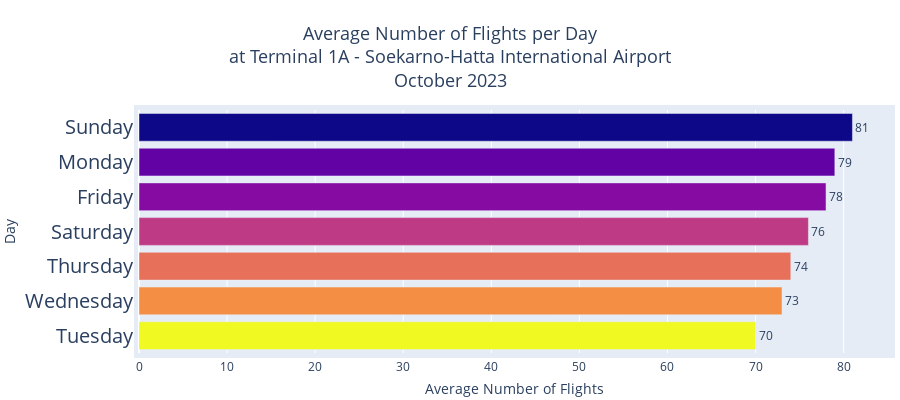

Notebook cell for this chart:
### Code cell
charts.barchart_avg_data_per_day(
    df=df_avg_flight_per_day,
    column_name='Average Number of Flights', 
    terminal='Terminal 1A', 
    time=f'{month} 2023',
    text1='Flight'
)

### Figure 1 — Plotly figure (JSON) as saved in the notebook; plotly's stock layout.template omitted (floating-point values rounded to 4 significant figures)
{"data": [{"hovertemplate": "%{y}: %{x} Flight", "marker": {"color": [70, 73, 74, 76, 78, 79, 81], "colorscale": [[0, "#f0f921"], [0.1111, "#fdca26"], [0.2222, "#fb9f3a"], [0.3333, "#ed7953"], [0.4444, "#d8576b"], [0.5556, "#bd3786"], [0.6667, "#9c179e"], [0.7778, "#7201a8"], [0.8889, "#46039f"], [1, "#0d0887"]]}, "name": "", "orientation": "h", "text": [70, 73, 74, 76, 78, 79, 81], "textposition": "outside", "type": "bar", "x": [70, 73, 74, 76, 78, 79, 81], "y": ["Tuesday", "Wednesday", "Thursday", "Saturday", "Friday", "Monday", "Sunday"]}], "layout": {"height": 400, "margin": {"b": 0, "l": 20, "pad": 5, "r": 10, "t": 110}, "title": {"font": {"size": 18}, "text": "Average Number of Flights per Day<br>at Terminal 1A - Soekarno-Hatta International Airport<br>October 2023", "x": 0.5, "y": 0.9}, "width": 900, "xaxis": {"title": {"text": "Average Number of Flights"}}, "yaxis": {"tickfont": {"size": 20}, "title": {"text": "Day"}}}}
